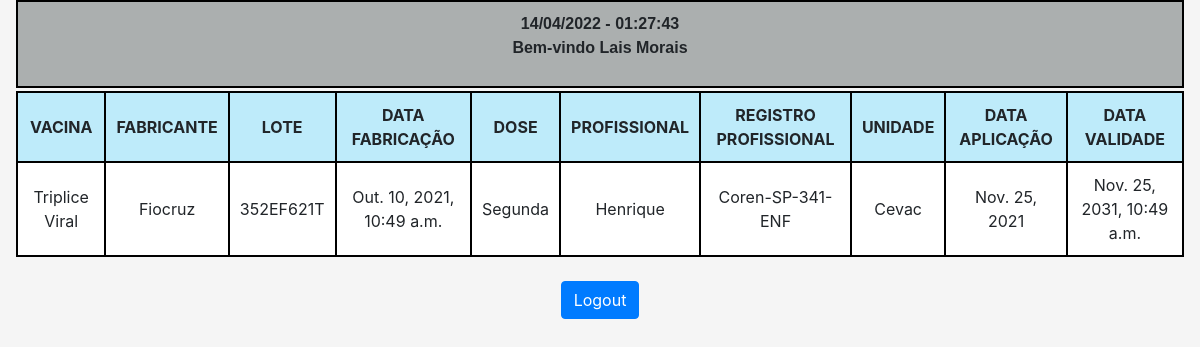
The app's page /vacina/ (signed in) with its own data.
### vacina/models.py (models this page shows)
class Vacina(models.Model):
    user = models.ForeignKey(User, on_delete=models.CASCADE)
    vacina = models.CharField(verbose_name='Vacina',
                              max_length=100, default="Vacina")
    fabricante = models.CharField(
        verbose_name='Fabricante', max_length=100, default="Fabricante")
    lote = models.CharField(verbose_name='lote',
                            max_length=100, default="lote")
    dose = models.CharField(verbose_name='Dose',
                            max_length=100, default="Dose")
    prof = models.CharField(verbose_name='Profissional',
                            max_length=100, default="Profissional")
    reg_profissional = models.CharField(
        verbose_name='Reg Profissional', max_length=100, default="Reg Profissional")
    unidade = models.CharField(
        verbose_name='Unidade', max_length=100, default="Unidade")
    data_aplicacao = models.DateField(
        verbose_name='Data Aplicação', auto_now=True)
    data_fabricacao = models.DateTimeField(
        verbose_name='Data Fabricação', default=datetime.now)
    data_validade = models.DateTimeField(
        verbose_name='Data Validade', max_length=100, default=datetime.now)

### vacina/views.py (the view, shortened to what this page needs)
# urls.py: path('vacina/', VacinaView.as_view(template_name="vacina.html")),
class VacinaView(View):
    template_name = 'vacina.html'
    def get(self, request):
        now = datetime.now().strftime("%d/%m/%Y - %H:%M:%S")
        if request.user.is_authenticated:
            user = User.objects.get(username=self.request.user)
            vac = Vacina.objects.all().filter(user=user)
            return render(request, self.template_name, {
                'vacina': vac,
                'date': now
            })
        else:
            return render(request, 'not_permission.html')

### template/vacina.html (shortened to what this page needs)
{% extends 'base/base.html' %}
{% load static %}
{% block content %}
<div class="container-fluid;">
    <div class="cx1 container-fluid;">
        <p>
            {{ date }}<br>
            Bem-vindo {{ user.first_name }} {{ user.last_name }}
        </p>
    </div>
    <div class="tb3 container-fluid;">
        <table class="tb1">
            <thead>
                <tr>
                    <th>VACINA</th>
                    <th>FABRICANTE</th>
                    <th>LOTE</th>
                    <th>DATA FABRICAÇÃO</th>
                    <th>DOSE</th>
                    <th>PROFISSIONAL</th>
                    <th>REGISTRO PROFISSIONAL</th>
                    <th>UNIDADE</th>
                    <th>DATA APLICAÇÃO</th>
                    <th>DATA VALIDADE</th>
                </tr>
            </thead>
            <tbody>
                {% for item in vacina %}
                <tr>
                    <td>{{ item.vacina }}</td>
                    <td>{{ item.fabricante }}</td>
                    <td>{{ item.lote }}</td>
                    <td>{{ item.data_fabricacao }}</td>
                    <td>{{ item.dose }}</td>
                    <td>{{ item.prof }}</td>
                    <td>{{ item.reg_profissional }}</td>
                    <td>{{ item.unidade }}</td>
                    <td>{{ item.data_aplicacao }}</td>
                    <td>{{ item.data_validade }}</td>
                </tr>
                {% endfor %}
            </tbody>
        </table>
        <br />
    </div>
    <div class="row d-flex justify-content-center">
        <a class="btn btn-primary" href="{% url 'logout' %} ">Logout</a>
    </div>
</div>
{% endblock %}

### static/assets/css/style.css (style rules this page uses)
body { background-color: rgb(245, 245, 245); margin: auto; }
.tb3 tr, .tb3 th, .tb3 td { padding: 10px; text-align: center; border: 2px solid black; }
.tb1 { table-layout: auto; background-color: rgb(190, 235, 250); width: 100%; }
.tb1 tbody td { background:#fff; }
.cx1 { text-align: center; font-family: Arial, Verdana; background-color: rgb(171, 175, 175); padding: 10px; border: 2px solid black; margin-bottom: 3px; font-weight: bold; }

### records on screen
Vacina: vacina "Triplice Viral", fabricante "Fiocruz", lote "352EF621T", data_fabricacao "Out. 10, 2021, 10:49 a.m.", dose "Segunda", prof "Henrique", reg_profissional "Coren-SP-341-ENF", unidade "Cevac", data_aplicacao "Nov. 25, 2021", data_validade "Nov. 25, 2031, 10:49 a.m."

### other values on screen
{{ user.first_name }} "Lais"
{{ user.last_name }} "Morais"
